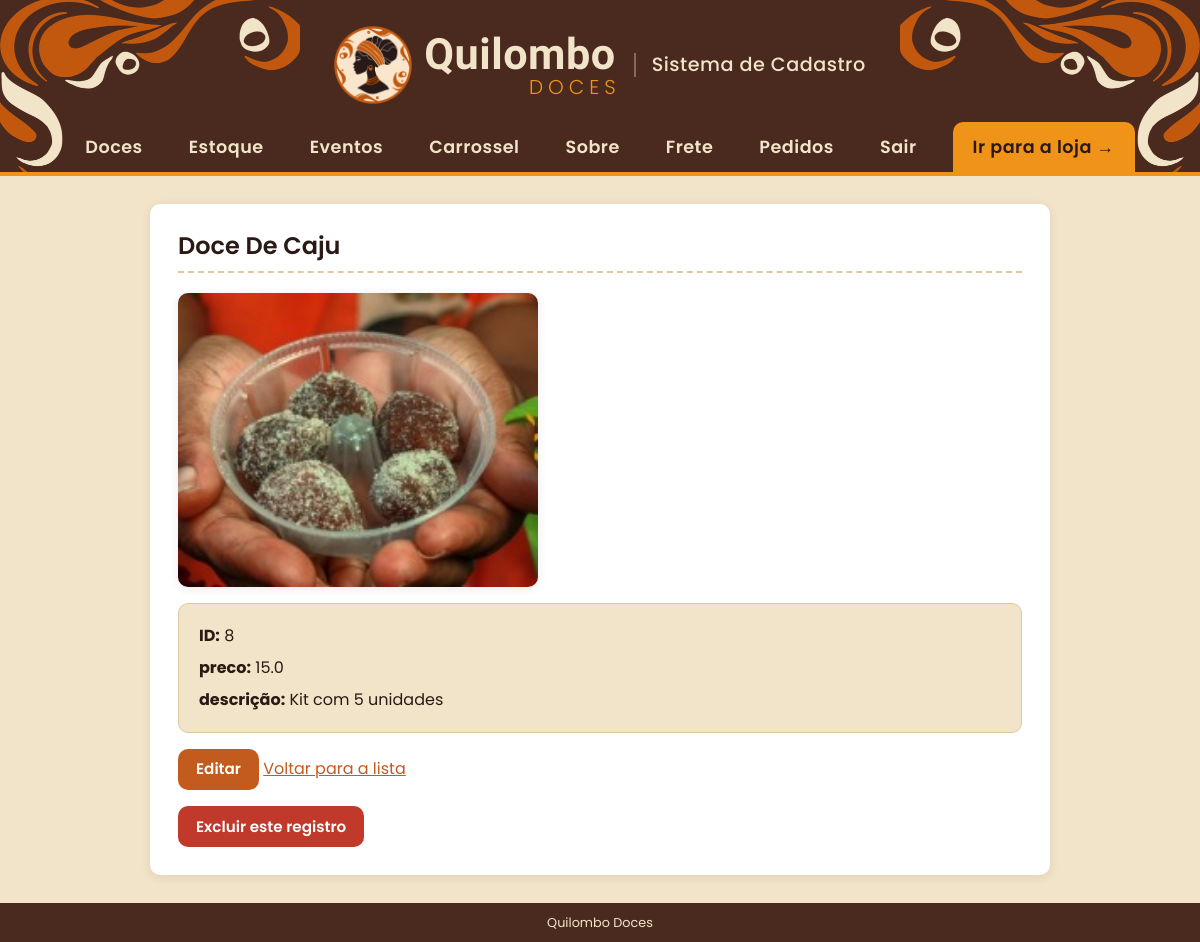
The page /doce/8 (signed in) on the database its author committed.
### tables this page shows
CREATE TABLE doces (
            id     INTEGER PRIMARY KEY AUTOINCREMENT,
            nome   TEXT    NOT NULL,
            preco  REAL    NOT NULL
        , imagem TEXT, descricao TEXT, destaque INTEGER NOT NULL DEFAULT 0, estoque INTEGER NOT NULL DEFAULT 0, categoria_id INTEGER);

### app.py (the view)
@app.route("/doce/<int:id_doce>")
def detalhe(id_doce):
    conn = conectar_banco()
    doce = conn.execute('SELECT * FROM doces WHERE id = ?',
                        (id_doce,)).fetchone()
    conn.close()
    if doce is None:
        return render_template("erro.html",
                               mensagem=f"Nao existe doce com id {id_doce}."), 404
    return render_template("detalhe.html", doce=doce)

### app.py (called while the page is built)
@app.context_processor
def dados_globais():
    return {
        "qtd_carrinho": sum(session.get("carrinho", {}).values()),
        "whatsapp": WHATSAPP,
        "pedidos_pendentes": contar_pedidos_pendentes(),
        "cliente": cliente_atual(),      # cliente logado na loja (ou None)
    }

def contar_pedidos_pendentes():
    conn = conectar_banco()
    qtd = conn.execute(
        "SELECT COUNT(*) FROM pedidos WHERE status = 'informado'").fetchone()[0]
    conn.close()
    return qtd

@app.before_request
def proteger_admin():
    endpoint = request.endpoint or ""
    if (not endpoint                            # pagina que nao existe: mostra o erro 404
            or endpoint.startswith("loja")
            or endpoint.startswith("contas.")
            or endpoint in PAGINAS_PUBLICAS
            or session.get("admin_id")):
        return None
    if endpoint == "listar":
        return redirect(url_for("loja"))
    proximo = request.path if request.method == "GET" else ""
    return redirect(url_for("admin_entrar", proximo=proximo))

### contas.py (called while the page is built, shortened)
def cliente_atual():
    id_cliente = session.get("cliente_id")
    if not id_cliente:
        return None

@contas.before_app_request
def exigir_email():
    endpoint = request.endpoint or ""
    if not (endpoint.startswith("loja") or endpoint.startswith("contas.")):
        return None                         # area do admin, arquivos etc.

### templates/detalhe.html (shortened to what this page needs)
{% extends "base.html" %}
{% block conteudo %}
  <h2>{{ doce['nome'] }}</h2>
  {% if doce['imagem'] %}
    <img class="foto-detalhe" src="{{ url_for('static', filename='uploads/' ~ doce['imagem']) }}" alt="{{ doce['nome'] }}">
  {% endif %}
  <ul class="detalhe">
    <li><b>ID:</b> {{ doce['id'] }}</li>
    <li><b>preco:</b> {{ doce['preco'] }} </li>
    {% if doce['descricao'] %}
      <li><b>descrição:</b> <span class="texto-livre">{{ doce['descricao'] }}</span></li>
    {% endif %}
  </ul>
  <p>
    <a class="botao" href="{{ url_for('editar', id_doce=doce['id']) }}">Editar</a>
    <a href="{{ url_for('listar') }}">Voltar para a lista</a>
  </p>
  <form method="post" action="{{ url_for('excluir', id_doce=doce['id']) }}"
        onsubmit='return confirm({{ ("Excluir " ~ doce["nome"] ~ "? Esta acao nao pode ser desfeita.")|tojson }});'>
    <button type="submit" class="perigo">Excluir este registro</button>
  </form>
{% endblock %}

### static/estilo.css (style rules this page uses)
:root { --areia: #f2e4c8; --areia-escura: #e8d5ae; --cacau: #2b1a14; --raiz: #4a2a1e; --cacau-2: #2b1a14; --terracota: #c35a1e; --terracota-hover: #4a2a1e; --ouro: #ef9319; --ouro-hover: #d6820f; --verde: #25d366; --verde-hover: #1da851; --perigo: #c0392b; --sucesso-bg: #e8f6ec; --sucesso-txt: #1e6b3a; --erro-bg: #fdecea; --branco: #ffffff; --borda: #dcc9a0; --texto-suave: #6b4a3a; --raio: 10px; --raio-grande: 12px; --sombra: 0 2px 10px rgba(74, 42, 30, 0.10); --sombra-forte: 0 8px 20px rgba(74, 42, 30, 0.18); --fonte-texto: "Poppins", Arial, sans-serif; --fonte-marca: "Kaushan Script", cursive; }
* { box-sizing: border-box; }
body { margin: 0; font-family: var(--fonte-texto); font-size: 16px; line-height: 1.5; color: var(--cacau); background: var(--areia); min-height: 100vh; display: flex; flex-direction: column; }
h1, h2, h3 { font-family: var(--fonte-texto); font-weight: 600; line-height: 1.2; }
a { color: var(--terracota); }
img { max-width: 100%; }
main h2 { margin-top: 0; padding-bottom: 10px; border-bottom: 2px dashed var(--borda); }
button, .botao, .btn-whatsapp { font-family: inherit; font-size: 0.95rem; font-weight: 600; border: none; border-radius: var(--raio); padding: 9px 18px; cursor: pointer; text-decoration: none; display: inline-block; transition: background 0.2s, transform 0.1s; }
button { background: var(--raiz); color: var(--areia); }
.botao { background: var(--terracota); color: var(--branco); }
.perigo { background: var(--perigo); color: var(--branco); }
.texto-livre { white-space: pre-line; overflow-wrap: anywhere; }
.foto-detalhe { display: block; width: 100%; max-width: 360px; height: auto; max-height: 420px; object-fit: contain; border-radius: var(--raio); box-shadow: var(--sombra); margin-bottom: 16px; }
.detalhe { list-style: none; padding: 16px 20px; background: var(--areia); border: 1px solid var(--borda); border-radius: var(--raio); }
.detalhe li { padding: 4px 0; }

### rows shown on the page
doces: nome "Doce De Caju", imagem (picture), id "8", preco "15.0", descricao "Kit com 5 unidades"
